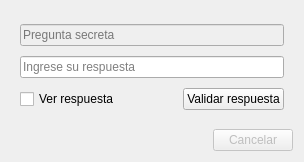
<?xml version="1.0" encoding="UTF-8"?>
<ui version="4.0">
 <class>frmRecuperaClave</class>
 <widget class="QDialog" name="frmRecuperaClave">
  <property name="geometry">
   <rect>
    <x>0</x>
    <y>0</y>
    <width>304</width>
    <height>162</height>
   </rect>
  </property>
  <property name="windowTitle">
   <string>Recuperar password</string>
  </property>
  <layout class="QVBoxLayout" name="verticalLayout_3">
   <item>
    <widget class="QStackedWidget" name="stackedWidget">
     <property name="currentIndex">
      <number>1</number>
     </property>
     <widget class="QWidget" name="page">
      <layout class="QGridLayout" name="gridLayout">
       <item row="0" column="0">
        <widget class="QLineEdit" name="txtUsuario">
         <property name="placeholderText">
          <string>Ingrese su nombre de usuario</string>
         </property>
        </widget>
       </item>
       <item row="2" column="0">
        <layout class="QHBoxLayout" name="horizontalLayout_2">
         <item>
          <spacer name="horizontalSpacer_4">
           <property name="orientation">
            <enum>Qt::Horizontal</enum>
           </property>
           <property name="sizeHint" stdset="0">
            <size>
             <width>40</width>
             <height>20</height>
            </size>
           </property>
          </spacer>
         </item>
         <item>
          <widget class="QPushButton" name="pushButton">
           <property name="enabled">
            <bool>false</bool>
           </property>
           <property name="text">
            <string>Comprobar usuario</string>
           </property>
           <property name="icon">
            <iconset resource="res.qrc">
             <normaloff>:/images/password_code-128.png</normaloff>:/images/password_code-128.png</iconset>
           </property>
           <property name="iconSize">
            <size>
             <width>24</width>
             <height>24</height>
            </size>
           </property>
          </widget>
         </item>
        </layout>
       </item>
       <item row="1" column="0">
        <spacer name="verticalSpacer">
         <property name="orientation">
          <enum>Qt::Vertical</enum>
         </property>
         <property name="sizeHint" stdset="0">
          <size>
           <width>20</width>
           <height>40</height>
          </size>
         </property>
        </spacer>
       </item>
      </layout>
     </widget>
     <widget class="QWidget" name="page_2">
      <layout class="QVBoxLayout" name="verticalLayout">
       <item>
        <widget class="QLineEdit" name="txtPregunta">
         <property name="enabled">
          <bool>false</bool>
         </property>
         <property name="placeholderText">
          <string>Pregunta secreta</string>
         </property>
        </widget>
       </item>
       <item>
        <widget class="QLineEdit" name="txtRespuesta">
         <property name="echoMode">
          <enum>QLineEdit::Password</enum>
         </property>
         <property name="placeholderText">
          <string>Ingrese su respuesta</string>
         </property>
        </widget>
       </item>
       <item>
        <layout class="QHBoxLayout" name="horizontalLayout_4">
         <item>
          <widget class="QCheckBox" name="checkBox">
           <property name="text">
            <string>Ver respuesta</string>
           </property>
          </widget>
         </item>
         <item>
          <spacer name="horizontalSpacer_3">
           <property name="orientation">
            <enum>Qt::Horizontal</enum>
           </property>
           <property name="sizeHint" stdset="0">
            <size>
             <width>40</width>
             <height>20</height>
            </size>
           </property>
          </spacer>
         </item>
         <item>
          <widget class="QPushButton" name="pushButton_4">
           <property name="toolTip">
            <string>Comprobar respuesta</string>
           </property>
           <property name="text">
            <string>Validar respuesta</string>
           </property>
           <property name="icon">
            <iconset resource="res.qrc">
             <normaloff>:/images/password_code-128.png</normaloff>:/images/password_code-128.png</iconset>
           </property>
           <property name="iconSize">
            <size>
             <width>24</width>
             <height>24</height>
            </size>
           </property>
          </widget>
         </item>
        </layout>
       </item>
      </layout>
     </widget>
     <widget class="QWidget" name="page_3">
      <layout class="QVBoxLayout" name="verticalLayout_2">
       <item>
        <widget class="QLineEdit" name="txtClave">
         <property name="echoMode">
          <enum>QLineEdit::Password</enum>
         </property>
         <property name="placeholderText">
          <string>Ingrese una nueva clave *</string>
         </property>
        </widget>
       </item>
       <item>
        <widget class="QLineEdit" name="txtReclave">
         <property name="echoMode">
          <enum>QLineEdit::Password</enum>
         </property>
         <property name="placeholderText">
          <string>Vuelva a ingresar su clave *</string>
         </property>
        </widget>
       </item>
       <item>
        <layout class="QHBoxLayout" name="horizontalLayout">
         <item>
          <widget class="QCheckBox" name="checkBox_2">
           <property name="text">
            <string>Ver password</string>
           </property>
          </widget>
         </item>
         <item>
          <spacer name="horizontalSpacer">
           <property name="orientation">
            <enum>Qt::Horizontal</enum>
           </property>
           <property name="sizeHint" stdset="0">
            <size>
             <width>40</width>
             <height>20</height>
            </size>
           </property>
          </spacer>
         </item>
         <item>
          <widget class="QPushButton" name="pushButton_2">
           <property name="text">
            <string>Reset password</string>
           </property>
           <property name="icon">
            <iconset resource="res.qrc">
             <normaloff>:/images/password_code-128.png</normaloff>:/images/password_code-128.png</iconset>
           </property>
           <property name="iconSize">
            <size>
             <width>24</width>
             <height>24</height>
            </size>
           </property>
          </widget>
         </item>
        </layout>
       </item>
      </layout>
     </widget>
    </widget>
   </item>
   <item>
    <layout class="QHBoxLayout" name="horizontalLayout_3">
     <item>
      <spacer name="horizontalSpacer_2">
       <property name="orientation">
        <enum>Qt::Horizontal</enum>
       </property>
       <property name="sizeHint" stdset="0">
        <size>
         <width>40</width>
         <height>20</height>
        </size>
       </property>
      </spacer>
     </item>
     <item>
      <widget class="QPushButton" name="pushButton_3">
       <property name="enabled">
        <bool>false</bool>
       </property>
       <property name="text">
        <string>Cancelar</string>
       </property>
       <property name="icon">
        <iconset resource="res.qrc">
         <normaloff>:/images/6_-_Cross-128.png</normaloff>:/images/6_-_Cross-128.png</iconset>
       </property>
       <property name="iconSize">
        <size>
         <width>24</width>
         <height>24</height>
        </size>
       </property>
      </widget>
     </item>
    </layout>
   </item>
  </layout>
 </widget>
 <resources>
  <include location="res.qrc"/>
 </resources>
 <connections/>
</ui>
